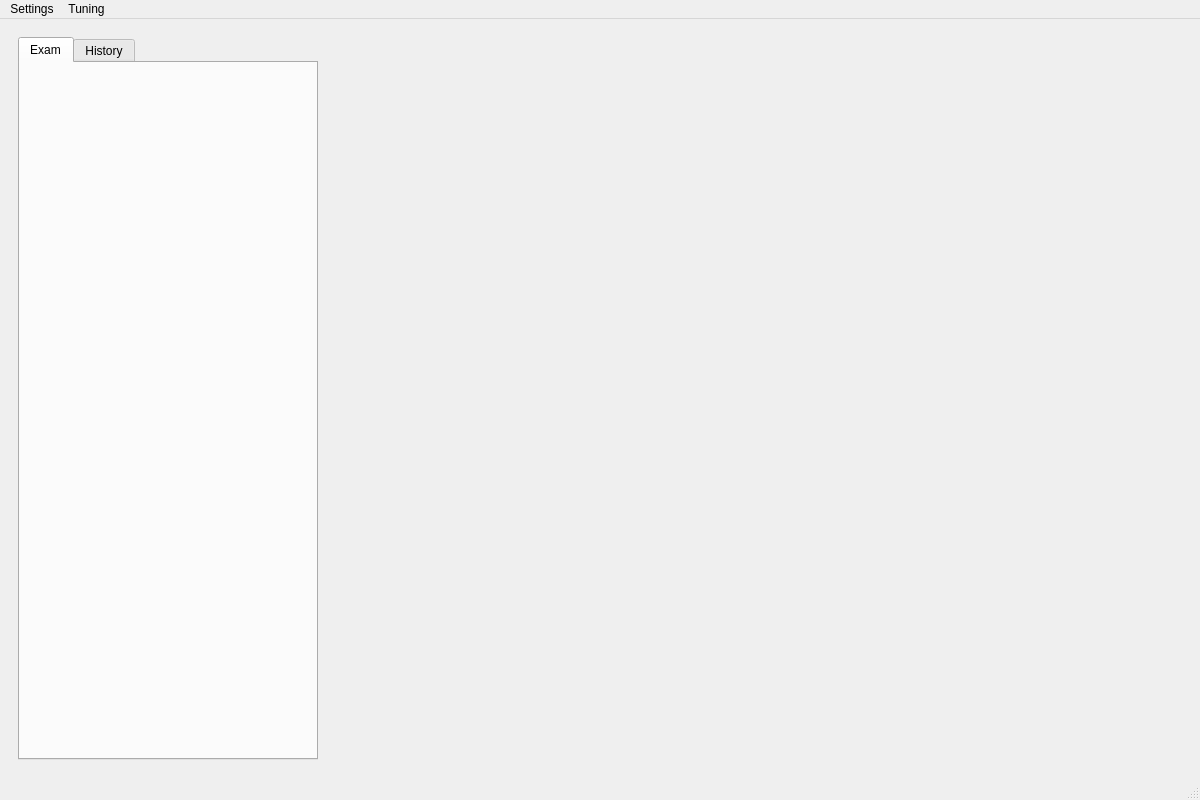
<?xml version="1.0" encoding="UTF-8"?>
<ui version="4.0">
 <class>MainWindow</class>
 <widget class="QMainWindow" name="MainWindow">
  <property name="geometry">
   <rect>
    <x>0</x>
    <y>0</y>
    <width>1200</width>
    <height>800</height>
   </rect>
  </property>
  <property name="windowTitle">
   <string>mrscan2</string>
  </property>
  <widget class="QWidget" name="centralwidget">
   <layout class="QHBoxLayout" name="horizontalLayout_2">
    <item>
     <widget class="QWidget" name="widget" native="true">
      <property name="sizePolicy">
       <sizepolicy hsizetype="Expanding" vsizetype="Expanding">
        <horstretch>0</horstretch>
        <verstretch>0</verstretch>
       </sizepolicy>
      </property>
      <layout class="QHBoxLayout" name="horizontalLayout">
       <item>
        <widget class="QTabWidget" name="tabWidget">
         <property name="sizePolicy">
          <sizepolicy hsizetype="Preferred" vsizetype="Preferred">
           <horstretch>0</horstretch>
           <verstretch>0</verstretch>
          </sizepolicy>
         </property>
         <property name="minimumSize">
          <size>
           <width>200</width>
           <height>0</height>
          </size>
         </property>
         <property name="maximumSize">
          <size>
           <width>300</width>
           <height>16777215</height>
          </size>
         </property>
         <property name="currentIndex">
          <number>0</number>
         </property>
         <widget class="ExamTab" name="examTab">
          <attribute name="title">
           <string>Exam</string>
          </attribute>
         </widget>
         <widget class="HistoryTab" name="historyTab">
          <attribute name="title">
           <string>History</string>
          </attribute>
         </widget>
        </widget>
       </item>
       <item>
        <widget class="QImagesWidget" name="imagesWidget" native="true">
         <property name="sizePolicy">
          <sizepolicy hsizetype="Preferred" vsizetype="Preferred">
           <horstretch>0</horstretch>
           <verstretch>0</verstretch>
          </sizepolicy>
         </property>
        </widget>
       </item>
      </layout>
     </widget>
    </item>
   </layout>
  </widget>
  <widget class="QMenuBar" name="menubar">
   <property name="geometry">
    <rect>
     <x>0</x>
     <y>0</y>
     <width>1200</width>
     <height>21</height>
    </rect>
   </property>
   <widget class="QMenu" name="menuSettings">
    <property name="title">
     <string>Settings</string>
    </property>
    <addaction name="actionActive_Noise_Cancellation"/>
    <addaction name="actionAuto_Tuning"/>
    <addaction name="actionReconnect"/>
    <addaction name="separator"/>
    <addaction name="actionPreferences"/>
    <addaction name="separator"/>
   </widget>
   <widget class="QMenu" name="menuTuning">
    <property name="title">
     <string>Tuning</string>
    </property>
    <addaction name="actionCentral_Frequency"/>
    <addaction name="actionRF_Power"/>
    <addaction name="actionShimming"/>
   </widget>
   <addaction name="menuSettings"/>
   <addaction name="menuTuning"/>
  </widget>
  <widget class="QStatusBar" name="statusbar"/>
  <action name="actionActive_Noise_Cancellation">
   <property name="checkable">
    <bool>true</bool>
   </property>
   <property name="checked">
    <bool>true</bool>
   </property>
   <property name="text">
    <string>Active Noise Cancellation</string>
   </property>
  </action>
  <action name="actionImage_Settings">
   <property name="text">
    <string>Image Settings</string>
   </property>
  </action>
  <action name="actionPreferences">
   <property name="text">
    <string>Preferences</string>
   </property>
  </action>
  <action name="actionReconnect">
   <property name="checkable">
    <bool>true</bool>
   </property>
   <property name="text">
    <string>Reconnect</string>
   </property>
  </action>
  <action name="actionCentral_Frequency">
   <property name="text">
    <string>Central Frequency</string>
   </property>
  </action>
  <action name="actionRF_Power">
   <property name="text">
    <string>RF Power</string>
   </property>
  </action>
  <action name="actionShimming">
   <property name="text">
    <string>Shimming</string>
   </property>
  </action>
  <action name="actionAuto_Tuning">
   <property name="checkable">
    <bool>true</bool>
   </property>
   <property name="checked">
    <bool>true</bool>
   </property>
   <property name="text">
    <string>Auto Tuning</string>
   </property>
  </action>
 </widget>
 <customwidgets>
  <customwidget>
   <class>HistoryTab</class>
   <extends>QWidget</extends>
   <header>historytab.h</header>
   <container>1</container>
  </customwidget>
  <customwidget>
   <class>ExamTab</class>
   <extends>QWidget</extends>
   <header>examtab.h</header>
   <container>1</container>
  </customwidget>
  <customwidget>
   <class>QImagesWidget</class>
   <extends>QWidget</extends>
   <header>qimageswidget.h</header>
   <container>1</container>
  </customwidget>
 </customwidgets>
 <resources/>
 <connections/>
</ui>
